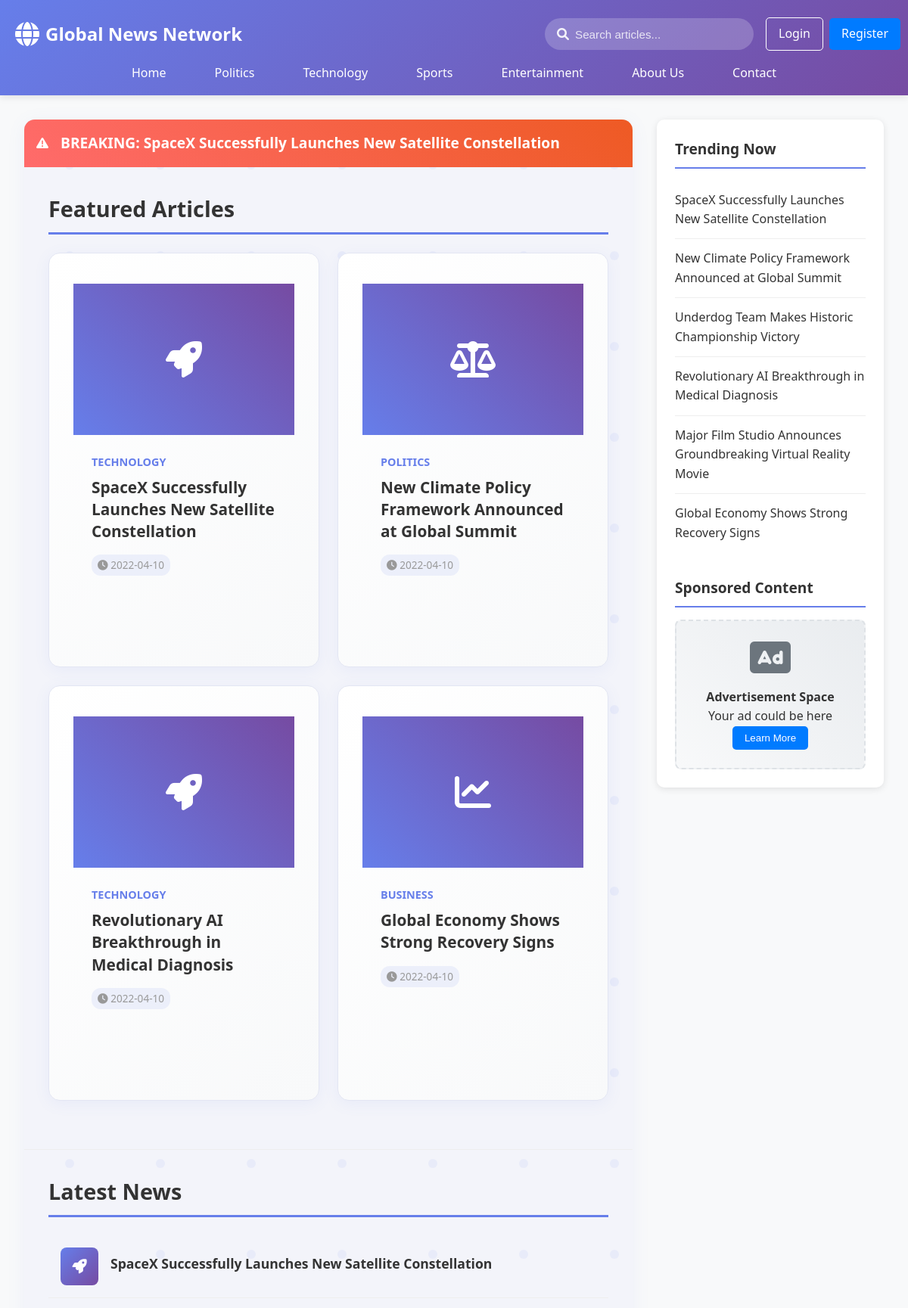
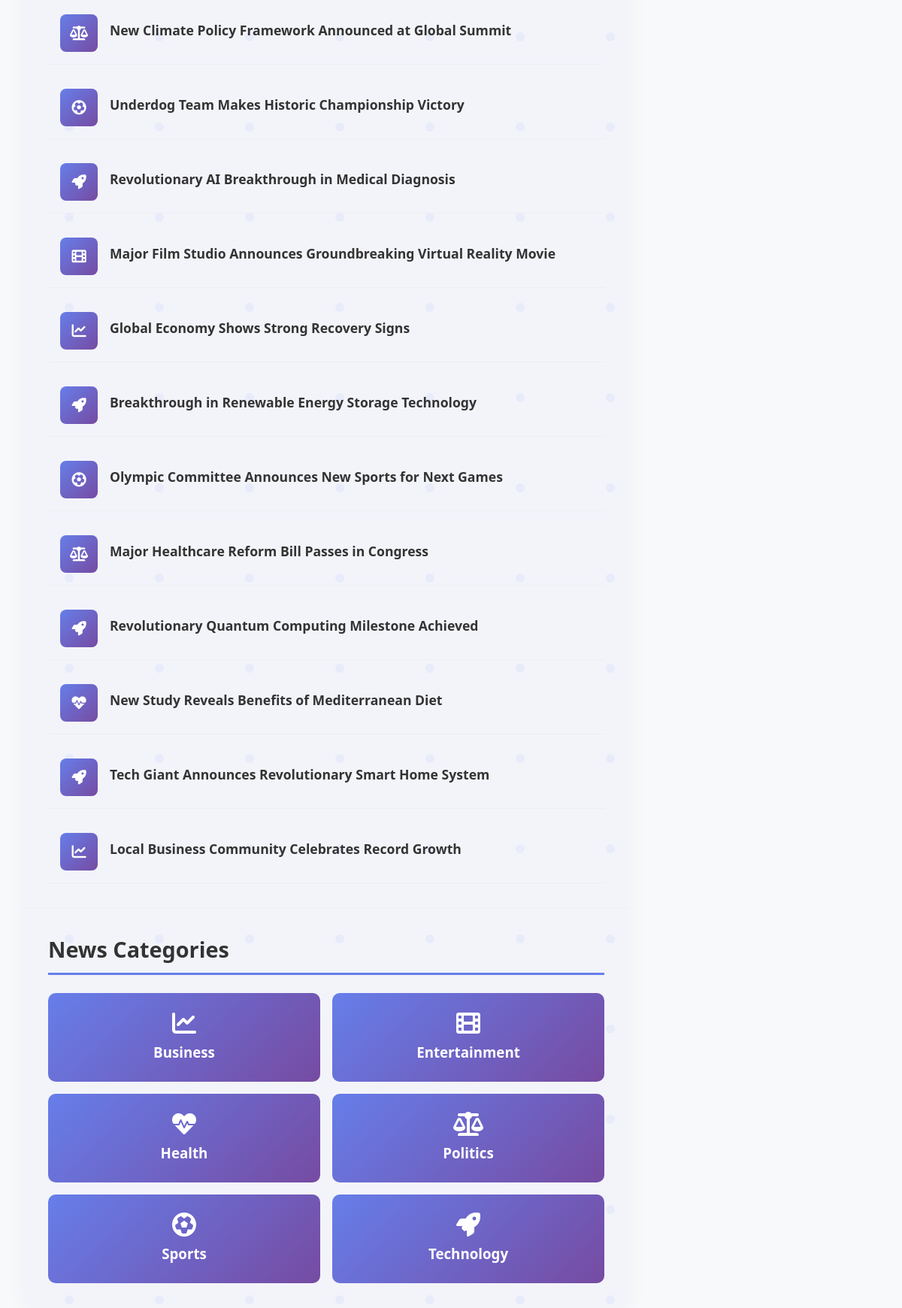
Screenshot of /front/index.php (upper part) with the database file from the repository (2 pictures, top to bottom).
### tables this page shows
CREATE TABLE articles (
    id INT AUTO_INCREMENT PRIMARY KEY,
    title VARCHAR(255) NOT NULL,
    slug VARCHAR(255) UNIQUE NOT NULL,
    content LONGTEXT,
    summary TEXT,
    excerpt TEXT,
    category_id INT,
    author_id INT,
    is_featured BOOLEAN DEFAULT FALSE,
    is_breaking BOOLEAN DEFAULT FALSE,
    image_url VARCHAR(255),
    views INT DEFAULT 0,
    published_date TIMESTAMP NULL,
    created_at TIMESTAMP DEFAULT CURRENT_TIMESTAMP,
    updated_at TIMESTAMP DEFAULT CURRENT_TIMESTAMP ON UPDATE CURRENT_TIMESTAMP,
    FOREIGN KEY (category_id) REFERENCES categories(id) ON DELETE SET NULL,
    FOREIGN KEY (author_id) REFERENCES users(id) ON DELETE SET NULL
);

CREATE TABLE categories (
    id INT AUTO_INCREMENT PRIMARY KEY,
    name VARCHAR(50) NOT NULL,
    slug VARCHAR(50) UNIQUE NOT NULL,
    icon VARCHAR(50) DEFAULT 'fas fa-newspaper',
    description TEXT,
    created_at TIMESTAMP DEFAULT CURRENT_TIMESTAMP
);

### back/user_auth.php (called while the page is built, shortened)
<?php
require_once 'config.php';
function is_logged_in() {
    return isset($_SESSION['user_id']);
}

### back/config.php (called while the page is built, shortened)
<?php
function getDBConnection()
{
    try {
        $pdo = new PDO("mysql:host=" . DB_HOST . ";dbname=" . DB_NAME, DB_USER, DB_PASS);
        $pdo->setAttribute(PDO::ATTR_ERRMODE, PDO::ERRMODE_EXCEPTION);
        return $pdo;
    } catch (PDOException $e) {
        die("Connection failed: " . $e->getMessage());
    }
}
?>

### back/get_articles.php (called while the page is built, shortened)
<?php
require_once 'config.php';
class NewsManager
{
    private $pdo;
    public function __construct()
    {
        $this->pdo = getDBConnection();
    }
    public function getFeaturedArticles($limit = 4)
    {
        try {
            $limit = (int) $limit;
            $stmt = $this->pdo->prepare("
                SELECT articles.*, categories.name as category_name, categories.slug as category_slug, users.username as author_name
                FROM articles
                LEFT JOIN categories ON articles.category_id = categories.id
                LEFT JOIN users  ON articles.author_id = users.id
                WHERE articles.is_featured = 1
                ORDER BY articles.published_date DESC
                LIMIT $limit
            ");
            $stmt->execute();
            return $stmt->fetchAll(PDO::FETCH_ASSOC);
        } catch (Exception $e) {
            return $e;
        }
    }
    public function getBreakingNews()
    {
        try {
            $stmt = $this->pdo->prepare("
                SELECT a.*, c.name as category_name
                FROM articles a
                LEFT JOIN categories c ON a.category_id = c.id
                where is_breaking = 1
                ORDER BY a.published_date DESC
            ");
            $stmt->execute();
            return $stmt->fetchAll(PDO::FETCH_ASSOC);
        } catch (Exception $e) {
            throw $e;
        }
    }
    public function getLatestNews()
    {
        try {
            $stmt = $this->pdo->prepare("
                SELECT a.*, c.name as category_name, c.slug as category_slug, u.username as author_name
                FROM articles a
                LEFT JOIN categories c ON a.category_id = c.id
                LEFT JOIN users u ON a.author_id = u.id
                ORDER BY a.published_date DESC
            ");
            $stmt->execute();
            $articles = $stmt->fetchAll(PDO::FETCH_ASSOC);
            return $articles;
        } catch (Exception $e) {
            return $e;
        }
    }
    public function getCategories()
    {
        try {
            $stmt = $this->pdo->prepare("SELECT * FROM categories ORDER BY name");
            $stmt->execute();
            return $stmt->fetchAll(PDO::FETCH_ASSOC);
        } catch (Exception $e) {
            return [];
        }
    }
    public function getTrendingArticles($limit = 3)
    {
        try {
            $stmt = $this->pdo->prepare("
                SELECT a.*, c.name as category_name
                FROM articles a
                LEFT JOIN categories c ON a.category_id = c.id
                ORDER BY a.published_date DESC
                LIMIT $limit
            ");
            $stmt->execute();
            return $stmt->fetchAll(PDO::FETCH_ASSOC);
        } catch (Exception $e) {
            return $e;
        }
    }
}
?>

### front/index.php (the view, shortened to what this page needs)
<?php
require_once '../back/config.php';
require_once '../back/get_articles.php';
require_once '../back/user_auth.php';
$newsManager = new NewsManager();
$featuredArticles = $newsManager->getFeaturedArticles(4);
$breakingNews = $newsManager->getBreakingNews();
$latestNews = $newsManager->getLatestNews();
$trendingArticles = $newsManager->getTrendingArticles(6);
$categories = $newsManager->getCategories();
function getCategoryIcon($categoryName)
{
    $icons = [
        'Politics' => 'fas fa-balance-scale',
        'Technology' => 'fas fa-rocket',
        'Sports' => 'fas fa-futbol',
        'Entertainment' => 'fas fa-film',
        'Business' => 'fas fa-chart-line',
        'Health' => 'fas fa-heartbeat'
    ];
    return $icons[$categoryName] ?? 'fas fa-newspaper';
}
?>
<!DOCTYPE html>
<html lang="en">
<head>
    <link rel="stylesheet" href="https://cdnjs.cloudflare.com/ajax/libs/font-awesome/6.0.0/css/all.min.css">
    <link rel="stylesheet" href="styles.css">
</head>
<body>
    <header>
        <div class="title-search">
            <div class="logo">
                <i class="fas fa-globe"></i>
                <span>Global News Network</span>
            </div>
            <div class="header-right">
                <form class="search-bar" method="get" action="search.php">
                    <i class="fas fa-search"></i>
                    <input type="text" name="q" placeholder="Search articles..." required>
                </form>
                <?php if (is_logged_in()): ?>
                    <div class="auth-buttons">
                        <span class="user-welcome">Welcome,
                            <?php echo htmlspecialchars($_SESSION['username']); ?></span>
                        <a href="logout.php" class="btn btn-outline">Logout</a>
                    </div>
                <?php else: ?>
                    <div class="auth-buttons">
                        <a href="login.php" class="btn btn-outline">Login</a>
                        <a href="register.php" class="btn btn-primary">Register</a>
                    </div>
                <?php endif; ?>
            </div>
        </div>
        <nav>
            <ul>
                <li><a href="index.php">Home</a></li>
                <li><a href="category.php?category=Politics">Politics</a></li>
                <li><a href="category.php?category=Technology">Technology</a></li>
                <li><a href="category.php?category=Sports">Sports</a></li>
                <li><a href="category.php?category=Entertainment">Entertainment</a></li>
                <li><a href="about.php">About Us</a></li>
                <li><a href="contact.php">Contact</a></li>
            </ul>
        </nav>
    </header>
    <div class="main-container">
        <main>
            <?php if (!empty($breakingNews)): ?>
                <section class="breaking-news">
                    <i class="fas fa-exclamation-triangle"></i>
                    <div class="breaking-news-content">
                        <h2>BREAKING: <?php echo htmlspecialchars($breakingNews[0]['title']); ?></h2>
                    </div>
                </section>
            <?php endif; ?>
            <?php if (!empty($featuredArticles)): ?>
                <section class="featured-section">
                    <h2 class="section-title">Featured Articles</h2>
                    <div class="featured-grid">
                        <?php foreach ($featuredArticles as $article): ?>
                            <article class="article-card" onclick="window.location.href='article.php?id=<?php echo $article['id']; ?>'">
                                <div class="article-image">
                                    <i
                                        class="<?php echo htmlspecialchars($article['category_name'] ? getCategoryIcon($article['category_name']) : 'fas fa-newspaper'); ?>"></i>
                                </div>
                                <div class="article-content">
                                    <div class="article-category">
                                        <?php echo htmlspecialchars($article['category_name'] ?? 'Uncategorized'); ?>
                                    </div>
                                    <h3 class="article-title"><?php echo htmlspecialchars($article['title']); ?></h3>
                                    <div class="article-meta">
                                        <span><i class="fas fa-clock"></i>
                                            <?php echo "2022-04-10"; ?></span>
                                    </div>
                                </div>
                            </article>
                        <?php endforeach; ?>
                    </div>
                </section>
            <?php endif; ?>
            <section class="latest-news">
                <h2 class="section-title">Latest News</h2>
                <div class="news-list">
                    <?php foreach ($latestNews as $article): ?>
                        <article class="news-item" onclick="window.location.href='article.php?id=<?php echo $article['id']; ?>'">
                            <div class="news-thumbnail">
                                <i class="<?php echo getCategoryIcon($article['category_name']); ?>"></i>
                            </div>
                            <div class="news-content">
                                <h3><?php echo htmlspecialchars($article['title']); ?></h3>
                            </div>
                        </article>
                    <?php endforeach; ?>
                </div>
            </section>
            <section class="categories-section">
                <h2 class="section-title">News Categories</h2>
                <div class="category-grid">
                    <?php foreach ($categories as $category): ?>
                        <div class="category-card"
                            onclick="window.location.href='category.php?category=<?php echo $category['slug']; ?>'">
                            <i class="<?php echo htmlspecialchars($category['icon']); ?>"></i>
                            <h3><?php echo htmlspecialchars($category['name']); ?></h3>
                        </div>
                    <?php endforeach; ?>
                </div>
            </section>
        </main>
        <aside>
            <div class="sidebar-section">
                <h3 class="sidebar-title">Trending Now</h3>
                <ul class="trending-list">
                    <?php foreach ($trendingArticles as $article): ?>
                        <li onclick="window.location.href='article.php?id=<?php echo $article['id']; ?>'"><?php echo htmlspecialchars($article['title']); ?></li>
                    <?php endforeach; ?>
                </ul>
            </div>
            <div class="sidebar-section">
                <h3 class="sidebar-title">Sponsored Content</h3>
                <div class="ad-section">
                    <i class="fas fa-ad"></i>
                    <h4>Advertisement Space</h4>
                    <p>Your ad could be here</p>
                    <button class="btn btn-primary">Learn More</button>
                </div>
            </div>
        </aside>
    </div>
</body>
</html>

### rows the page displays
articles: title "SpaceX Successfully Launches New Satellite Constellation", category.name "TECHNOLOGY"
articles: category.name "POLITICS", title "New Climate Policy Framework Announced at Global Summit"
articles: category.name "TECHNOLOGY", title "Revolutionary AI Breakthrough in Medical Diagnosis"
articles: category.name "BUSINESS", title "Global Economy Shows Strong Recovery Signs"
articles: title "Underdog Team Makes Historic Championship Victory"
articles: title "Major Film Studio Announces Groundbreaking Virtual Reality Movie"
articles: title "Breakthrough in Renewable Energy Storage Technology"
articles: title "Olympic Committee Announces New Sports for Next Games"
articles: title "Major Healthcare Reform Bill Passes in Congress"
articles: title "Revolutionary Quantum Computing Milestone Achieved"
articles: title "New Study Reveals Benefits of Mediterranean Diet"
articles: title "Tech Giant Announces Revolutionary Smart Home System"
articles: title "Local Business Community Celebrates Record Growth"
categories: name "Business"
categories: name "Entertainment"
categories: name "Health"
categories: name "Politics"
categories: name "Sports"
categories: name "Technology"
